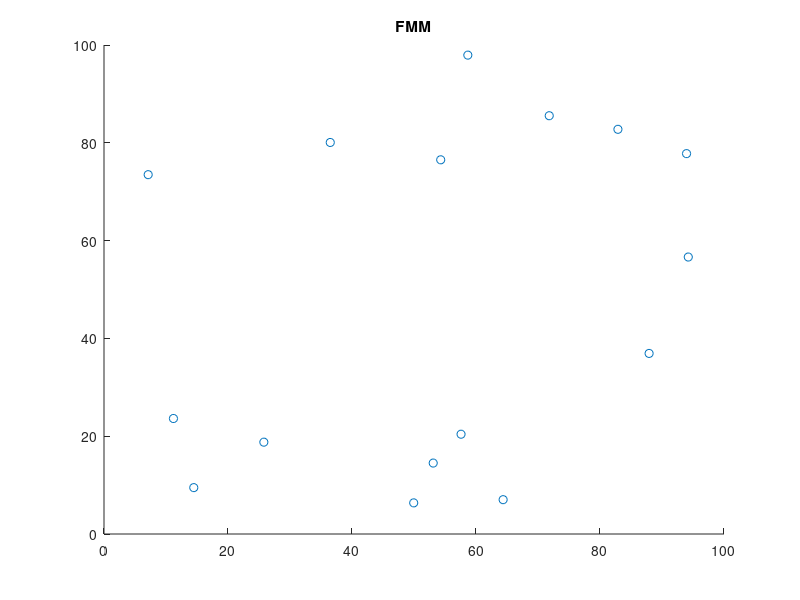

The MATLAB source for this figure: (Note: this script raises an error after producing the figure.)
clear all
dt = 1;
steps = 250;

fileID = fopen('uniformDataUnperturbed.txt','r');
formatSpec = '%f %f';
sizeA = [2 Inf];
A = fscanf(fileID,formatSpec,sizeA);
A = A';
x = A(:,1);
y = A(:,2);
xD = x;
yD = y;
N = length(x);

xmin = min(x);
xmax = max(x);
ymin = min(y);
ymax = max(y);

figure(1)
filename = 'fmm.gif';
scatter(x,y);
title('FMM');
pause(0.01);
drawnow;
frame = getframe(1);
im = frame2im(frame);
[imind,cm] = rgb2ind(im,256);
imwrite(imind,cm,filename,'gif', 'Loopcount',inf);

den = ones(N,1);
%den(1) = 100;
Vx = zeros(N,1);
Vy = zeros(N,1);
for i = 1:steps
    [dxx,dyy] = laplaceSLPfmm(den,x,y);
    
    Vx = Vx - dxx*dt;
    Vy = Vy - dyy*dt;

    x = x + dt*Vx;
    y = y + dt*Vy;
    
    scatter(x,y);
    title('FMM');
    xlim([0,101]);
    ylim([0,101]);
    pause(0.01);
    drawnow;
    frame = getframe(1);
    im = frame2im(frame);
    [imind,cm] = rgb2ind(im,256);
    imwrite(imind,cm,filename,'gif','WriteMode','append');
    
end


%Where direct starts
figure(1)
filename = 'direct.gif';
scatter(xD,yD);
title('Direct');
    pause(0.01);
drawnow
frame = getframe(1);
im = frame2im(frame);
[imind,cm] = rgb2ind(im,256);
imwrite(imind,cm,filename,'gif', 'Loopcount',inf);

VxD = zeros(N,1);
VyD = zeros(N,1);
for i = 1:steps
    dxxD = zeros(N,1);
    dyyD = zeros(N,1);
    for j = 1:N
        ind = [(1:j-1) (j+1:N)];
        rho2 = (xD(j) - xD(ind)).^2 + (yD(j) - yD(ind)).^2;
        dxxD(j) = sum(den(ind).*(xD(j) - xD(ind))./rho2);
        dyyD(j) = sum(den(ind).*(yD(j) - yD(ind))./rho2);
    end
    dxxD = dxxD/2/pi;
    dyyD = dyyD/2/pi;
    
    VxD = VxD - dxxD*dt;
    VyD = VyD - dyyD*dt;

    xD = xD + dt*VxD;
    yD = yD + dt*VyD;
    
    scatter(xD,yD);
    title('Direct');
    xlim([0,101]);
    ylim([0,101]);
    pause(0.01);
    drawnow
    frame = getframe(1);
    im = frame2im(frame);
    [imind,cm] = rgb2ind(im,256);
    imwrite(imind,cm,filename,'gif','WriteMode','append');
end

error = [abs(x-xD) abs(y-yD)];
norm(error,inf)
